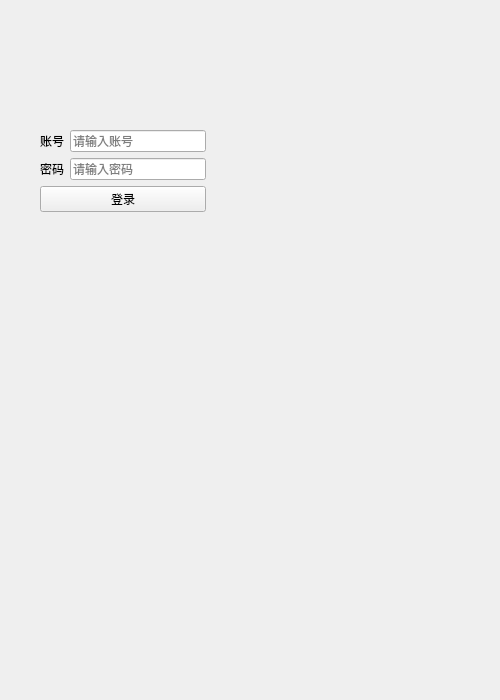
<?xml version="1.0" encoding="UTF-8"?>
<ui version="4.0">
 <class>Form</class>
 <widget class="QWidget" name="Form">
  <property name="geometry">
   <rect>
    <x>0</x>
    <y>0</y>
    <width>500</width>
    <height>700</height>
   </rect>
  </property>
  <property name="windowTitle">
   <string>登录页面</string>
  </property>
  <property name="windowOpacity">
   <double>0.900000000000000</double>
  </property>
  <widget class="QWidget" name="">
   <property name="geometry">
    <rect>
     <x>40</x>
     <y>130</y>
     <width>166</width>
     <height>82</height>
    </rect>
   </property>
   <layout class="QVBoxLayout" name="verticalLayout">
    <item>
     <layout class="QHBoxLayout" name="horizontalLayout">
      <item>
       <widget class="QLabel" name="label">
        <property name="text">
         <string>账号</string>
        </property>
       </widget>
      </item>
      <item>
       <widget class="QLineEdit" name="lineEdit">
        <property name="placeholderText">
         <string>请输入账号</string>
        </property>
       </widget>
      </item>
     </layout>
    </item>
    <item>
     <layout class="QHBoxLayout" name="horizontalLayout_2">
      <item>
       <widget class="QLabel" name="label_2">
        <property name="text">
         <string>密码</string>
        </property>
       </widget>
      </item>
      <item>
       <widget class="QLineEdit" name="lineEdit_2">
        <property name="placeholderText">
         <string>请输入密码</string>
        </property>
       </widget>
      </item>
     </layout>
    </item>
    <item>
     <widget class="QPushButton" name="pushButton">
      <property name="text">
       <string>登录</string>
      </property>
     </widget>
    </item>
   </layout>
  </widget>
 </widget>
 <resources/>
 <connections/>
</ui>
